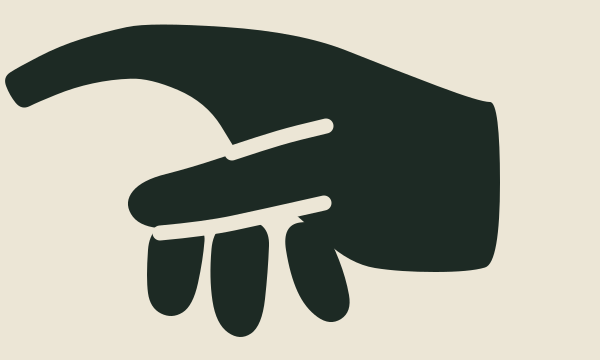

Write the Python code that produced this figure.
"""The interact hand (RisoPrompt.draw_hand), traced from a drawing of a pointing hand: pointing
left in a 600x600 space, flat pieces in one ink, and paper cuts (open strokes) where the drawing
has lines inside the silhouette. Its points are the game's (RisoPrompt.HAND_PIECES, HAND_CUTS,
HAND_GAP): change both together. Each outline is RisoShapes.smooth's curve (a quadratic through
each edge's midpoint, each point its control), each cut RisoShapes.smooth_open's.

    python interact_hand.py [reference.png]

writes interact_hand.svg, interact_hand_small.png (turned to point down, close up and at play
size) and, given the drawing it was traced from, interact_hand_preview.png (over it)."""
import sys, os
from PIL import Image, ImageDraw

HERE = os.path.dirname(os.path.abspath(__file__))
REF = sys.argv[1] if len(sys.argv) > 1 else None
GAP = 7.5          # paper either side of a cut, drawing px (RisoPrompt.HAND_GAP)
INK = "#1d2a24"
PAPER = "#ece6d6"

# The pieces, all one ink.
PIECES = [
    ("pinky", [(282, 345), (290, 395), (305, 428), (330, 446), (352, 432), (346, 398), (332, 362), (318, 340)]),
    ("ring", [(214, 340), (209, 398), (216, 444), (240, 461), (262, 446), (268, 392), (270, 340)]),
    ("middle", [(150, 342), (146, 398), (150, 428), (172, 439), (193, 426), (203, 380), (206, 342)]),
    ("hand", [(9.6, 215.3), (2.7, 197.3), (17.8, 187.4), (58.9, 166.1), (103.4, 152.1),
              (150, 142), (300, 152), (395, 190), (480, 222),
              (500, 222), (500, 383), (470, 392), (400, 392), (350, 384), (300, 338),
              (250, 296), (236, 270), (206, 222),
              (150, 198), (111.7, 199.3), (73.9, 207.4), (37.8, 222.1), (21.7, 230.2)]),
    ("thumb", [(318, 248), (250, 268), (190, 288), (142, 300), (124, 322), (138, 346), (178, 350),
               (262, 334), (336, 318)]),
]


# The cuts: open strokes of paper, GAP wide either side, along the thumb's top and its underside.
CUTS = [
    ("thumb_top", [(232, 273), (262, 263), (296, 253), (326, 246)]),
    ("thumb_under", [(160, 353), (205, 349), (262, 337), (324, 323)]),
]


def smooth_open(pts, seg=4):
    """The open curve through the ends and each inner edge's midpoint, each inner point its control."""
    out = [pts[0]]
    n = len(pts)
    for i in range(1, n - 1):
        a = pts[0] if i == 1 else ((pts[i - 1][0] + pts[i][0]) / 2, (pts[i - 1][1] + pts[i][1]) / 2)
        b = pts[-1] if i == n - 2 else ((pts[i][0] + pts[i + 1][0]) / 2, (pts[i][1] + pts[i + 1][1]) / 2)
        p = pts[i]
        for s in range(1, seg + 1):
            t = s / seg
            q0 = (a[0] + (p[0] - a[0]) * t, a[1] + (p[1] - a[1]) * t)
            q1 = (p[0] + (b[0] - p[0]) * t, p[1] + (b[1] - p[1]) * t)
            out.append((q0[0] + (q1[0] - q0[0]) * t, q0[1] + (q1[1] - q0[1]) * t))
    return out


def svg_open(pts):
    mid = lambda a, b: ((a[0] + b[0]) / 2, (a[1] + b[1]) / 2)
    d = [f"M{pts[0][0]:.1f},{pts[0][1]:.1f}"]
    n = len(pts)
    for i in range(1, n - 1):
        b = pts[-1] if i == n - 2 else mid(pts[i], pts[i + 1])
        d.append(f"Q{pts[i][0]:.1f},{pts[i][1]:.1f} {b[0]:.1f},{b[1]:.1f}")
    return " ".join(d)


def smooth(pts, seg=4):
    n = len(pts)
    out = []
    for i in range(n):
        p0, p, p1 = pts[i - 1], pts[i], pts[(i + 1) % n]
        a = ((p0[0] + p[0]) / 2, (p0[1] + p[1]) / 2)
        b = ((p[0] + p1[0]) / 2, (p[1] + p1[1]) / 2)
        for s in range(seg):
            t = s / seg
            q0 = (a[0] + (p[0] - a[0]) * t, a[1] + (p[1] - a[1]) * t)
            q1 = (p[0] + (b[0] - p[0]) * t, p[1] + (b[1] - p[1]) * t)
            out.append((q0[0] + (q1[0] - q0[0]) * t, q0[1] + (q1[1] - q0[1]) * t))
    return out


def svg_path(pts):
    n = len(pts)
    mid = lambda a, b: ((a[0] + b[0]) / 2, (a[1] + b[1]) / 2)
    m = mid(pts[-1], pts[0])
    d = [f"M{m[0]:.1f},{m[1]:.1f}"]
    for i in range(n):
        b = mid(pts[i], pts[(i + 1) % n])
        d.append(f"Q{pts[i][0]:.1f},{pts[i][1]:.1f} {b[0]:.1f},{b[1]:.1f}")
    return " ".join(d) + "Z"


def write_svg(path, view="0 120 600 360"):
    out = [f'<svg xmlns="http://www.w3.org/2000/svg" viewBox="{view}" width="600" height="360">',
           f'<rect x="0" y="120" width="600" height="360" fill="{PAPER}"/>']
    out.append(f'<g fill="{INK}">')
    for name, pts in PIECES:
        out.append(f'  <path id="{name}" d="{svg_path(pts)}"/>')
    out.append("</g>")
    out.append(f'<g fill="none" stroke="{PAPER}" stroke-width="{GAP * 2:g}" stroke-linecap="round" stroke-linejoin="round">')
    for name, pts in CUTS:
        out.append(f'  <path id="{name}" d="{svg_open(pts)}"/>')
    out.append("</g>")
    out.append("</svg>")
    open(path, "w", encoding="utf-8", newline="\n").write("\n".join(out) + "\n")


def preview(path, ref=None, scale=1.0):
    w, h = int(600 * scale), int(600 * scale)
    img = Image.new("RGB", (w, h), PAPER)
    d = ImageDraw.Draw(img)
    for name, pts in PIECES:
        d.polygon([(x * scale, y * scale) for x, y in smooth(pts)], fill=INK)
    r = GAP * scale
    for name, pts in CUTS:
        line = [(x * scale, y * scale) for x, y in smooth_open(pts)]
        d.line(line, fill=PAPER, width=max(1, int(GAP * 2 * scale)), joint="curve")
        for x, y in (line[0], line[-1]):
            d.ellipse((x - r, y - r, x + r, y + r), fill=PAPER)
    img = img.crop((0, int(120 * scale), w, int(480 * scale)))
    if ref:
        r = Image.open(ref).convert("RGB").resize((w, h)).crop((0, int(120 * scale), w, int(480 * scale)))
        over = Image.blend(img, r, 0.45)
        both = Image.new("RGB", (img.width, img.height * 2), PAPER)
        both.paste(img, (0, 0))
        both.paste(over, (0, img.height))
        img = both
    img.save(path)


def small(path, ref_px=48):
    """The hand turned to point down, at play size and blown up, beside a close-up, on a disc."""
    big = Image.new("RGB", (600, 600), PAPER)
    d = ImageDraw.Draw(big)
    for name, pts in PIECES:
        d.polygon(smooth(pts), fill=INK)
    for name, pts in CUTS:
        line = smooth_open(pts)
        d.line(line, fill=PAPER, width=int(GAP * 2), joint="curve")
        for x, y in (line[0], line[-1]):
            d.ellipse((x - GAP, y - GAP, x + GAP, y + GAP), fill=PAPER)
    turned = big.crop((0, 120, 600, 480)).rotate(90, expand=True, fillcolor=PAPER)
    k = ref_px / turned.height
    tiny = turned.resize((max(1, int(turned.width * k)), ref_px), Image.LANCZOS)
    out = Image.new("RGB", (tiny.width * 8 + 380, 400), (30, 34, 40))
    out.paste(turned.resize((int(turned.width * 380 / turned.height * 0.95), int(380 * 0.95))), (10, 10))
    out.paste(tiny.resize((tiny.width * 8, tiny.height * 8), Image.NEAREST), (370, 8))
    out.save(path)


write_svg(os.path.join(HERE, "interact_hand.svg"))
small(os.path.join(HERE, "interact_hand_small.png"))
if REF:
    preview(os.path.join(HERE, "interact_hand_preview.png"), REF)
print("ok")
